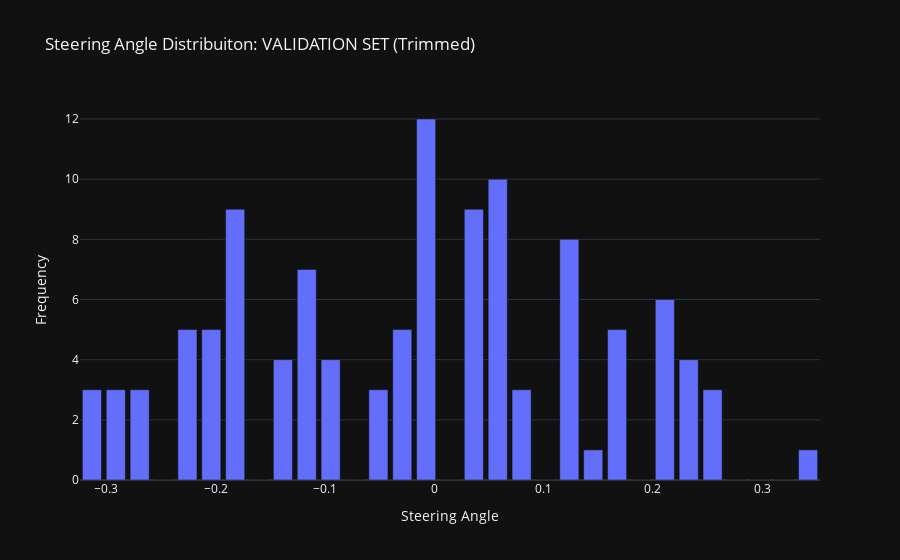

Notebook code for this chart:
### Markdown cell above
### Balanced Histogram of the Validation Set

### Code cell
freq_val, _ = np.histogram(y_val, nbins_val) # we already have our bins created...  steerings steerings

fig = px.bar(x        = cbins_val, 
             y        = freq_val, 
             labels   = {'x' : 'Steering Angle', 'y' : 'Frequency'}, 
             title    = "Steering Angle Distribuiton: VALIDATION SET (Trimmed)",
             template ="plotly_dark")

fig.show()

### Figure 1 — Plotly figure (JSON) as saved in the notebook; plotly's stock layout.template omitted (floating-point values rounded to 4 significant figures)
{"data": [{"alignmentgroup": "True", "hovertemplate": "Steering Angle=%{x}<br>Frequency=%{y}<extra></extra>", "legendgroup": "", "marker": {"color": "#636efa", "pattern": {"shape": ""}}, "name": "", "offsetgroup": "", "orientation": "v", "showlegend": false, "textposition": "auto", "type": "bar", "x": [-0.3131, -0.2912, -0.2694, -0.2476, -0.2257, -0.2039, -0.182, -0.1602, -0.1384, -0.1165, -0.09469, -0.07285, -0.05102, -0.02918, -0.007339, 0.0145, 0.03634, 0.05818, 0.08002, 0.1019, 0.1237, 0.1455, 0.1674, 0.1892, 0.211, 0.2329, 0.2547, 0.2766, 0.2984, 0.3202, 0.3421], "xaxis": "x", "y": [3, 3, 3, 0, 5, 5, 9, 0, 4, 7, 4, 0, 3, 5, 12, 0, 9, 10, 3, 0, 8, 1, 5, 0, 6, 4, 3, 0, 0, 0, 1], "yaxis": "y"}], "layout": {"barmode": "relative", "legend": {"tracegroupgap": 0}, "title": {"text": "Steering Angle Distribuiton: VALIDATION SET (Trimmed)"}, "xaxis": {"anchor": "y", "domain": [0, 1], "title": {"text": "Steering Angle"}}, "yaxis": {"anchor": "x", "domain": [0, 1], "title": {"text": "Frequency"}}}}
